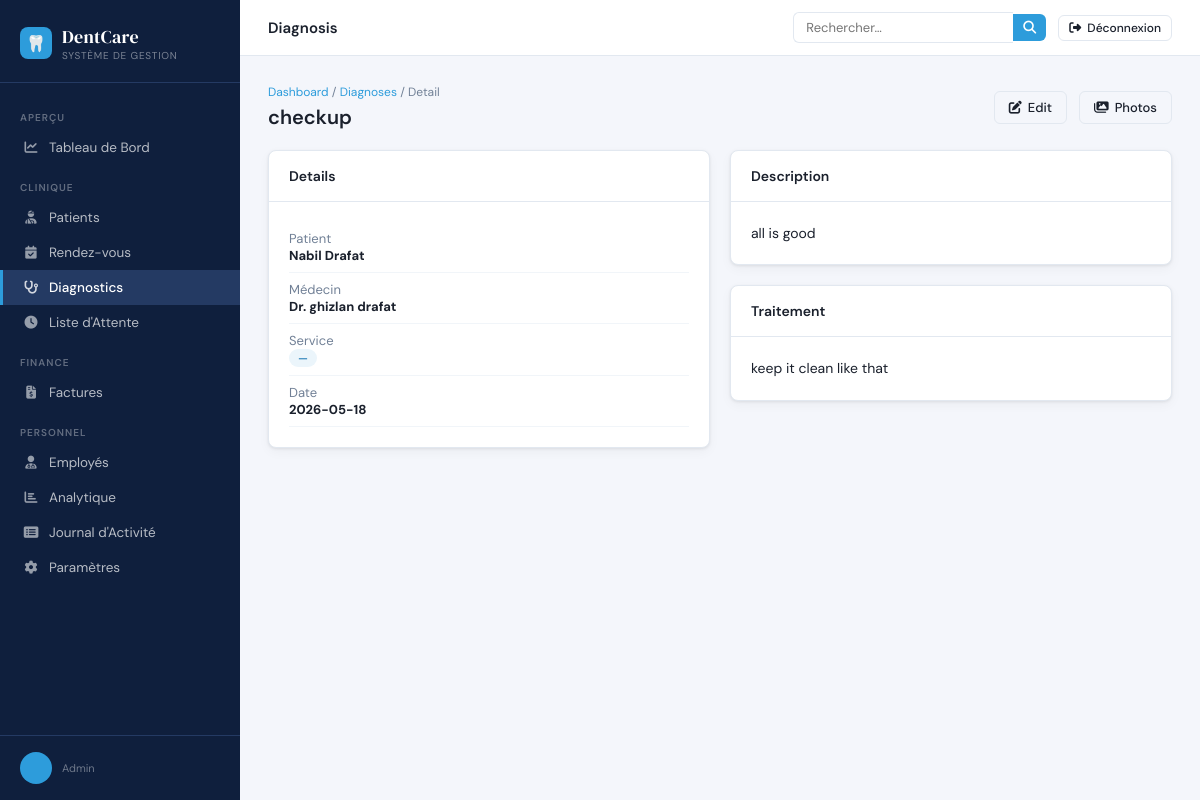
Screenshot of /diagnoses/2/ (signed in) with the database file from the repository.
### authentication/models.py (models this page shows, shortened)
class User(AbstractUser):
    class Role(models.TextChoices):
        ADMIN        = 'admin',        'Admin'
        DOCTOR       = 'doctor',       'Doctor'
        RECEPTIONIST = 'receptionist', 'Receptionist'
        PATIENT      = 'patient',      'Patient'
    role = models.CharField(
        max_length=20,
        choices=Role.choices,
        default=Role.PATIENT,
    )
    phone = models.CharField(max_length=20, blank=True)
    address = models.TextField(blank=True)
    profile_photo = models.ImageField(
        upload_to='profiles/', blank=True, null=True
    )

### clinic/models.py (models this page shows, shortened)
class Diagnosis(models.Model):
    class ToothArea(models.TextChoices):
        UPPER_LEFT  = 'upper_left',  'Upper Left'
        UPPER_RIGHT = 'upper_right', 'Upper Right'
        LOWER_LEFT  = 'lower_left',  'Lower Left'
        LOWER_RIGHT = 'lower_right', 'Lower Right'
        FULL_MOUTH  = 'full_mouth',  'Full Mouth'
    class Service(models.TextChoices):
        TEETH_WHITENING  = 'Teeth Whitening',  'Teeth Whitening'
        TEETH_CLEANING   = 'Teeth Cleaning',   'Teeth Cleaning'
        QUALITY_BRACKETS = 'Quality Brackets', 'Quality Brackets'
        MODERN_ANESTHETIC = 'Modern Anesthetic', 'Modern Anesthetic'
        DENTAL_CALCULUS  = 'Dental Calculus',  'Dental Calculus'
        PARADONTOSIS     = 'Paradontosis',     'Paradontosis'
        DENTAL_IMPLANTS  = 'Dental Implants',  'Dental Implants'
        TOOTH_BRACES     = 'Tooth Braces',     'Tooth Braces'
    patient = models.ForeignKey(
        Patient, on_delete=models.CASCADE, related_name='diagnoses'
    )
    doctor = models.ForeignKey(
        Employee, on_delete=models.CASCADE, related_name='diagnoses',
        limit_choices_to={'user__role': 'doctor'}
    )
    appointment = models.ForeignKey(
        Appointment, on_delete=models.SET_NULL,
        null=True, blank=True, related_name='diagnoses'
    )
    title       = models.CharField(max_length=200)
    description = models.TextField()
    tooth_area  = models.CharField(max_length=20, choices=ToothArea.choices, blank=True)
    treatment   = models.TextField(blank=True)
    service     = models.CharField(
        max_length=50, choices=Service.choices, blank=True
    )
    created_at  = models.DateTimeField(auto_now_add=True)
    class Meta:
        ordering = ['-created_at']
        verbose_name_plural = 'Diagnoses'

class Patient(models.Model):
    class Gender(models.TextChoices):
        MALE   = 'male',   'Male'
        FEMALE = 'female', 'Female'
        OTHER  = 'other',  'Other'
    class BloodGroup(models.TextChoices):
        A_POS  = 'A+',  'A+'
        A_NEG  = 'A-',  'A-'
        B_POS  = 'B+',  'B+'
        B_NEG  = 'B-',  'B-'
        O_POS  = 'O+',  'O+'
        O_NEG  = 'O-',  'O-'
        AB_POS = 'AB+', 'AB+'
        AB_NEG = 'AB-', 'AB-'
    user          = models.OneToOneField(
        'authentication.User',
        on_delete=models.SET_NULL,
        null=True, blank=True,
        related_name='patient_profile'
    )
    first_name    = models.CharField(max_length=100)
    last_name     = models.CharField(max_length=100)
    email         = models.EmailField(unique=True)
    phone         = models.CharField(max_length=20)
    date_of_birth = models.DateField()
    gender        = models.CharField(max_length=10, choices=Gender.choices)
    blood_group   = models.CharField(max_length=5, choices=BloodGroup.choices, blank=True)
    address       = models.TextField(blank=True)
    city          = models.CharField(max_length=100, blank=True)
    country       = models.CharField(max_length=100, blank=True, default='USA')
    state_province = models.CharField(max_length=100, blank=True, default='California')
    postal_code   = models.CharField(max_length=20, blank=True)
    avatar        = models.ImageField(upload_to='avatars/', blank=True, null=True)
    allergies     = models.TextField(blank=True)
    medical_notes = models.TextField(blank=True)
    created_at    = models.DateTimeField(auto_now_add=True)
    updated_at    = models.DateTimeField(auto_now=True)
    class Meta:
        ordering = ['-created_at']
    def get_full_name(self):
        return f"{self.first_name} {self.last_name}"

class Employee(models.Model):
    class Department(models.TextChoices):
        DENTISTRY    = 'dentistry',    'Dentistry'
        ORTHODONTICS = 'orthodontics', 'Orthodontics'
        RECEPTION    = 'reception',    'Reception'
        ADMIN        = 'admin',        'Admin'
    class Status(models.TextChoices):
        ACTIVE   = 'active',   'Active'
        INACTIVE = 'inactive', 'Inactive'
    emp_id     = models.CharField(max_length=10, unique=True, editable=False)
    user       = models.OneToOneField(
        'authentication.User',
        on_delete=models.CASCADE,
        related_name='employee_profile'
    )
    department = models.CharField(max_length=20, choices=Department.choices)
    position   = models.CharField(max_length=100)
    salary     = models.DecimalField(max_digits=10, decimal_places=2, default=0)
    hire_date  = models.DateField()
    status     = models.CharField(max_length=10, choices=Status.choices, default=Status.ACTIVE)
    notes      = models.TextField(blank=True)
    created_at = models.DateTimeField(auto_now_add=True)
    class Meta:
        ordering = ['emp_id']

### clinic/views.py (the view)
# urls.py: path('diagnoses/<int:pk>/',                   views.diagnosis_detail,       name='diagnosis_detail'),
@staff_required
def diagnosis_detail(request, pk):
    diagnosis = get_object_or_404(Diagnosis, pk=pk)
    return render(request, 'clinic/diagnoses/detail.html', {'diagnosis': diagnosis})

### clinic/utils.py (called while the page is built)
def staff_required(view_func):
    @wraps(view_func)
    def wrapper(request, *args, **kwargs):
        if not request.user.is_authenticated:
            return redirect('authentication:login')
        if request.user.role not in ('admin', 'doctor', 'receptionist'):
            messages.error(request, "You don't have permission to access this area.")
            return redirect('home:home')
        return view_func(request, *args, **kwargs)
    return wrapper

### templates/clinic/diagnoses/detail.html (shortened to what this page needs)
{% extends "clinic/base.html" %}
{% block topbar_title %}Diagnosis{% endblock %}
{% block nav_diagnoses %}active{% endblock %}
{% block content %}
<div class="page-header">
  <div>
    <div class="breadcrumb"><a href="{% url 'clinic:dashboard' %}">Dashboard</a> / <a href="{% url 'clinic:diagnosis_list' %}">Diagnoses</a> / Detail</div>
    <h1>{{ diagnosis.title }}</h1>
  </div>
  <div class="flex-gap">
    <a href="{% url 'clinic:diagnosis_edit' pk=diagnosis.pk %}" class="btn btn-outline"><i class="fas fa-edit"></i> Edit</a>
    <a href="{% url 'clinic:diagnosis_photos' pk=diagnosis.pk %}" class="btn btn-outline"><i class="fas fa-images"></i> Photos</a>
  </div>
</div>
<div style="display:grid;grid-template-columns:1fr 1fr;gap:20px">
  <div class="card">
    <div class="card-header"><span class="card-title">Details</span></div>
    <div class="card-body">
      <div style="padding:8px 0;border-bottom:1px solid #f1f5f9;font-size:13px"><span style="color:var(--text-muted)">Patient</span><br><strong>{{ diagnosis.patient.get_full_name }}</strong></div>
      <div style="padding:8px 0;border-bottom:1px solid #f1f5f9;font-size:13px"><span style="color:var(--text-muted)">Médecin</span><br><strong>Dr. {{ diagnosis.doctor.user.get_full_name }}</strong></div>
      <div style="padding:8px 0;border-bottom:1px solid #f1f5f9;font-size:13px"><span style="color:var(--text-muted)">Service</span><br><span class="badge badge-info">{{ diagnosis.service|default:"—" }}</span></div>
      <div style="padding:8px 0;border-bottom:1px solid #f1f5f9;font-size:13px"><span style="color:var(--text-muted)">Date</span><br><strong>{{ diagnosis.created_at|date:"Y-m-d" }}</strong></div>
    </div>
  </div>
  <div style="display:flex;flex-direction:column;gap:20px">
    <div class="card">
      <div class="card-header"><span class="card-title">Description</span></div>
      <div class="card-body"><p style="line-height:1.6">{{ diagnosis.description }}</p></div>
    </div>
    <div class="card">
      <div class="card-header"><span class="card-title">Traitement</span></div>
      <div class="card-body"><p style="line-height:1.6">{{ diagnosis.treatment|default:"No treatment recorded." }}</p></div>
    </div>
  </div>
</div>
{% endblock %}

### templates/clinic/base.html (shortened to what this page needs)
<!DOCTYPE html>
<html lang="fr">
<head>
  <link rel="stylesheet" href="https://cdn.jsdelivr.net/npm/@fortawesome/fontawesome-free@6.5.0/css/all.min.css">
</head>
<body>
<aside class="sidebar">
  <div class="sidebar-logo">
    <div class="logo-icon">🦷</div>
    <div>
      <div class="logo-text">DentCare</div>
      <div class="logo-sub">Système de Gestion</div>
    </div>
  </div>
  <nav>
    <div class="nav-section">Aperçu</div>
    <a href="{% url 'clinic:dashboard' %}" class="nav-item {% block nav_dashboard %}{% endblock %}">
      <i class="fas fa-chart-line"></i> Tableau de Bord
    </a>
    <div class="nav-section">Clinique</div>
    <a href="{% url 'clinic:patient_list' %}" class="nav-item {% block nav_patients %}{% endblock %}">
      <i class="fas fa-user-injured"></i> Patients
    </a>
    <a href="{% url 'clinic:appointment_list' %}" class="nav-item {% block nav_appointments %}{% endblock %}">
      <i class="fas fa-calendar-check"></i> Rendez-vous
    </a>
    <a href="{% url 'clinic:diagnosis_list' %}" class="nav-item {% block nav_diagnoses %}{% endblock %}">
      <i class="fas fa-stethoscope"></i> Diagnostics
    </a>
    <a href="{% url 'clinic:waiting_list' %}" class="nav-item {% block nav_waiting %}{% endblock %}">
      <i class="fas fa-clock"></i> Liste d'Attente
    </a>
    <div class="nav-section">Finance</div>
    <a href="{% url 'clinic:patient_payslip_list' %}" class="nav-item {% block nav_invoices %}{% endblock %}">
      <i class="fas fa-file-invoice-dollar"></i> Factures
    </a>
    <div class="nav-section">Personnel</div>
    <a href="{% url 'clinic:employee_list' %}" class="nav-item {% block nav_employees %}{% endblock %}">
      <i class="fas fa-user-md"></i> Employés
    </a>
    <a href="{% url 'clinic:analytics' %}" class="nav-item {% block nav_analytics %}{% endblock %}">
      <i class="fas fa-chart-bar"></i> Analytique
    </a>
    <a href="{% url 'clinic:activity_logs' %}" class="nav-item {% block nav_activity %}{% endblock %}">
      <i class="fas fa-list-alt"></i> Journal d'Activité
    </a>
    <a href="{% url 'clinic:settings' %}" class="nav-item {% block nav_settings %}{% endblock %}">
      <i class="fas fa-cog"></i> Paramètres
    </a>
  </nav>
  <div class="sidebar-footer">
    <div class="sidebar-user">
      <div class="user-avatar">{{ request.user.first_name|first|upper }}{{ request.user.last_name|first|upper }}</div>
      <div>
        <div class="user-role">{{ request.user.role }}</div>
      </div>
    </div>
  </div>
</aside>
<div class="main">
  <header class="topbar">
    <div style="display:flex;align-items:center;gap:12px">
      <span class="topbar-title">{% block topbar_title %}{% endblock %}</span>
    </div>
    <div style="display:flex;align-items:center;gap:12px">
      <form class="search-form" method="get" action="{% url 'clinic:global_search' %}">
        <input class="search-input" type="text" name="q" placeholder="Rechercher…" value="{{ request.GET.q }}">
        <button type="submit" class="search-btn"><i class="fas fa-search"></i></button>
      </form>
    <div class="topbar-actions">
      <a href="{% url 'authentication:logout' %}" class="btn btn-outline btn-sm">
        <i class="fas fa-sign-out-alt"></i> Déconnexion
      </a>
    </div>
    </div>
  </header>
  <main class="page-content">
    {% block content %}{% endblock %}
  </main>
</div>
</body>
</html>

### rows the page displays
User: user.role "Admin"
Diagnosis: title "checkup", patient.get_full_name "Nabil Drafat", doctor.user.get_full_name "ghizlan drafat", service "—", created_at "2026-05-18", description "all is good", treatment "keep it clean like that"
